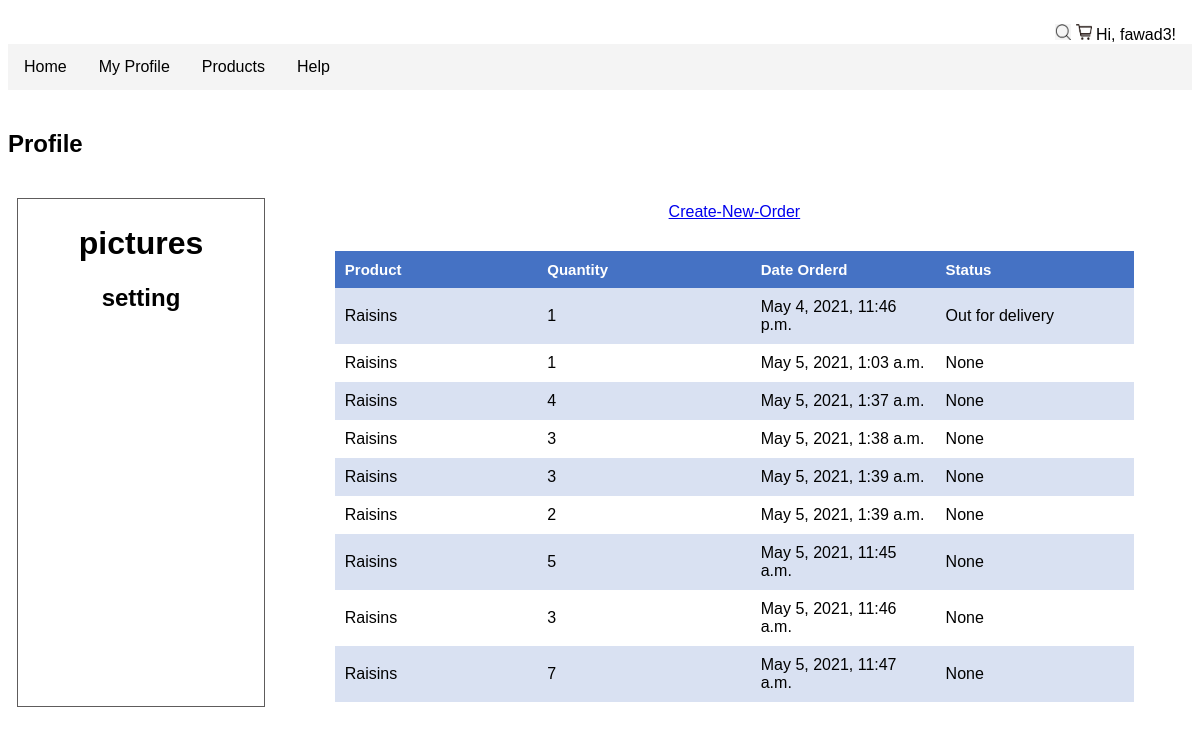
The page /profile/1/ (signed in) on the database its author committed.
### afg_pro/models.py (models this page shows)
class Order(models.Model):
    STATUS = (
        ('pending', 'pending'),
        ('Out for delivery', 'Out for delivery'),
        ('Delivered', 'Delivered'),
        )
    customer = models.ForeignKey(MyCustomer, null= True, on_delete = models.SET_NULL)
    product = models.ForeignKey(MyProduct, null= True, on_delete = models.SET_NULL)
    created_date = models.DateTimeField(auto_now_add=True, blank=True)
    quantity = models.IntegerField(default=1)
    status = models.CharField(max_length=200, null=True, choices=STATUS)

class MyProduct(models.Model):
    UNIT = (
        ('Lb', 'Lb'),
        ('Kg', 'kg'),
        ('Number', 'Number'),
    )
    name = models.CharField(max_length=200)
    description = models.CharField(max_length=200)
    quantity = models.IntegerField(default=0)
    unit = models.CharField(max_length=100, null=True, choices = UNIT)
    price = models.FloatField(null=True)
    created_date = models.DateTimeField(auto_now_add=True, blank=True)
    category = models.ManyToManyField(MyCategory)
    def __str__(self):
        return self.name

### afg_pro/views.py (the view)
# urls.py: path('profile/<str:pk>/', views.profile, name="profile"),
@login_required(login_url='afg_pro:login')
def profile(request, pk):
    customer = MyCustomer.objects.get(id=pk)
    print(request.user.id)
    orders = customer.order_set.all()
    context = {'orders': orders, 'customer':customer,}
    return render(request, 'afg_pro/customer_profile.html', context)

### afg_pro/templates/afg_pro/customer_profile.html (shortened to what this page needs)
<!DOCTYPE html>
<html lang="en">
<head>
    {% load static %}
    <link rel="stylesheet" type="text/css" href="{% static 'afg_pro/home.css' %}">
    <link rel="stylesheet" type="text/css" href="{% static 'afg_pro/style.css' %}">
</head>
<body>
	{% include 'afg_pro/navbar.html' %}
  <h2>Profile</h2>
	<div class="flex2-continer2">
		<div class = 'flex_1 pic'>
			<h1>pictures</h1>
			<h2>setting</h2>
		</div>
		<div class = 'flex_1 orders'>
			<a href="{% url 'afg_pro:create_order' customer.id %}">Create-New-Order</a>
			<table class="t01">
				<tr>
					<th>Product</th>
					<th>Quantity</th>
					<th>Date Orderd</th>
					<th>Status</th>
				</tr>
				{% for order in orders %}
				<tr>
					<td>{{order.product}}</td>
					<td>{{order.quantity}}</td>
					<td>{{order.created_date}}</td>
					<td>{{order.status}}</td>
					{% endfor %}
				</tr>
			</table>
		</div>
	</div>
</body>
</html>

### afg_pro/templates/afg_pro/navbar.html (shortened to what this page needs)
{% load static %}
{% block content %}
<div class='wrapper'>
  <header>
      <div class="hero">
          <img src="{% static 'afg_pro/images/search1.jpg' %}" id="img">
          <img src="{% static 'afg_pro/images/cart2.jpg' %}" id="img">
          {% if user.is_authenticated %}
          Hi, {{ user.username }}!<br>
          <p><a href={% url 'afg_pro:logout' %}>Log Out</a></p> <br> <br>
          {% else %}
          <p>You are not logged in</p>
          <a href="{% url 'afg_pro:login' %}">Log In</a>
          {% endif %}
          <br>
      </div>
  </header>
  <div class="navbar">
      <a href="/">Home</a>
      {% if not request.user.is_staff %}
      {% if user.is_authenticated %}
      <a href="profile/1">My Profile</a>
    {% endif %}
    <div class="dropdown">
        <button class="dropbtn">Products
          </button>
      </div>
      <div class="dropdown">
          <button class="dropbtn">Help
          </button>
</div>
{% endif %}
  </div>
  {% endblock %}

### afg_pro/static/afg_pro/home.css (style rules this page uses)
.wrapper { margin: 0px; display: grid; grid-template-columns: 1fr; grid-template-rows: auto; grid-gap: 20px; }
.hero { text-align: right; padding: 1em; }
.hero p { float: left; padding: 0%; margin: 0%; }
body { font-family: Arial; }
img { width: 1em; height: 1em; }
header { grid-column: 1/-1; text-align: left; grid-template-rows: 2fr; grid-row-start: 1; grid-row-end: 1; height: 2em; }
.navbar { overflow: hidden; background-color: #F4F4F4; font-family: Arial, Helvetica, sans-serif; }
.navbar a { float: left; font-size: 16px; color: black; text-align: center; padding: 14px 16px; text-decoration: none; }
.dropdown { float: left; overflow: hidden; }
.dropdown .dropbtn { font-size: 16px; border: none; outline: none; color: black; padding: 14px 16px; background-color: inherit; font: inherit; margin: 0; }

### afg_pro/static/afg_pro/style.css (style rules this page uses)
.wrapper { margin: 0px; display: grid; grid-template-columns: 1fr; grid-template-rows: auto; grid-gap: 20px; }
.hero { text-align: right; padding: 1em; }
.hero p { float: left; padding: 0%; margin: 0%; margin-bottom: 4px; }
table { width:70%; margin: auto; margin-top: 30px; }
table, th, td { border-collapse: collapse; }
th, td { padding: 10px; text-align: left; text-align: left; }
th { width: 30px; font-size: 20px; }
.t01 tr:nth-child(even) { background-color: #D9E1F2; }
.t01 tr:nth-child(odd) { background-color: #fff; }
.t01 th { background-color: #4572C4; color: white; font-size: 15px; padding: 10px; }
body { font-family: Arial; }
img { width: 1em; height: 1em; }
header { grid-column: 1/-1; text-align: left; grid-template-rows: 2fr; grid-row-start: 1; grid-row-end: 1; height: 1em; }
.navbar { overflow: hidden; background-color: #F4F4F4; font-family: Arial, Helvetica, sans-serif; }
.navbar a { float: left; font-size: 16px; color: black; text-align: center; padding: 14px 16px; text-decoration: none; }
.dropdown { float: left; overflow: hidden; }
.dropdown .dropbtn { font-size: 16px; border: none; outline: none; color: black; padding: 14px 16px; background-color: inherit; font: inherit; margin: 0; }
tr th { padding-left: 50px; font-size: 20px; }
.flex2-continer2 { display: flex; flex-wrap: wrap; justify-content: center; flex-direction: row; }
.flex_1 { text-align: center; padding: 5px; }
.flex_1 table { width: 90%; }
.pic { border: 1px solid rgb(94, 92, 92); width: 20%; min-height: 50vh; }
.orders { justify-content: flex-start; width: 75%; float: right; margin-left: 20px; margin-top: 0%; }
@media only all and (max-width: 1300px) { .t01 th { font-size: 15px; padding: 10px; } }
@media only all and (max-width: 1300px) { .flex_1 { padding: 5px; } }
@media only all and (max-width: 1300px) { .flex_1 table { width: 90%; } }
@media only all and (max-width: 1300px) { .pic { border: 1px solid rgb(94, 92, 92); width: 20%; min-height: 50vh; } }
@media only all and (max-width: 1300px) { .orders { justify-content: flex-start; width: 75%; float: right; margin-left: 20px; margin-top: 0%; } }

### rows shown on the page
Order: product "Raisins", quantity "1", created_date "May 4, 2021, 11:46 p.m.", status "Out for delivery"
Order: product "Raisins", quantity "1", created_date "May 5, 2021, 1:03 a.m.", status "None"
Order: product "Raisins", quantity "4", created_date "May 5, 2021, 1:37 a.m.", status "None"
Order: product "Raisins", quantity "3", created_date "May 5, 2021, 1:38 a.m.", status "None"
Order: product "Raisins", quantity "3", created_date "May 5, 2021, 1:39 a.m.", status "None"
Order: product "Raisins", quantity "2", created_date "May 5, 2021, 1:39 a.m.", status "None"
Order: product "Raisins", quantity "5", created_date "May 5, 2021, 11:45 a.m.", status "None"
Order: product "Raisins", quantity "3", created_date "May 5, 2021, 11:46 a.m.", status "None"
Order: product "Raisins", quantity "7", created_date "May 5, 2021, 11:47 a.m.", status "None"

### other values the page prints
{{ user.username }} "fawad3"
